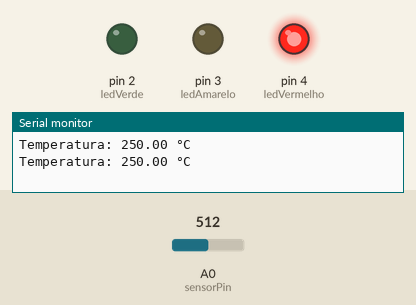
A sketch run on a simulated Arduino Uno, built with avr-gcc and run on an emulated ATmega328P. On the bench: output pins drawn as LEDs (lit = HIGH), the last lines printed to the serial monitor. Inputs (shaded band) come from the test bench; at power-on: A0 (sensorPin) = 512.

Above: at 1.8 s.
1.9 s: A0 (sensorPin) set to 66
3.4 s: A0 (sensorPin) set to 58
At 5.2 s:
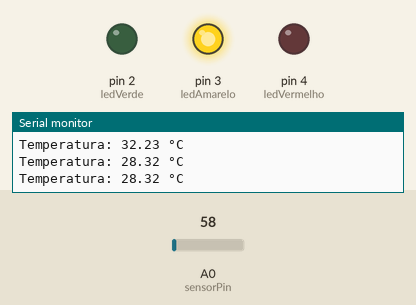
5.5 s: A0 (sensorPin) set to 20
At 7.0 s:
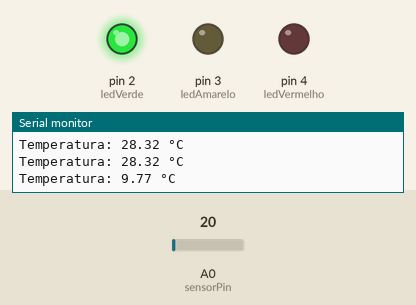
7.5 s: A0 (sensorPin) set to 122
At 8.6 s:
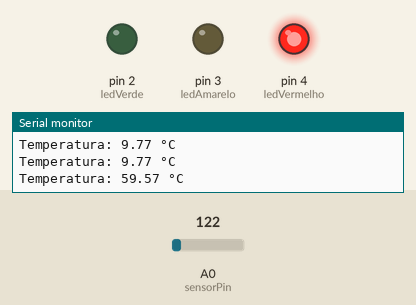
9.5 s: A0 (sensorPin) set to 16
At 11.4 s:
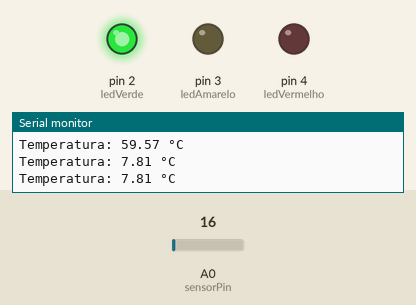
Timing chart, 0 to 12.5 s (numbered marks = the images above; inputs shaded):
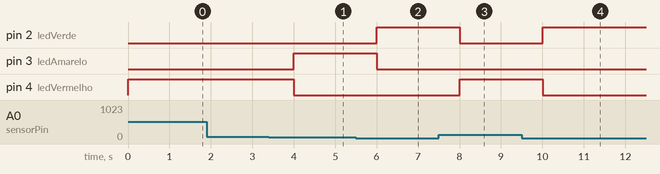

The sketch:

dth_copy_20250909150304.ino
```cpp
// Pinos
const int sensorPin = A0;
const int ledVerde = 2;
const int ledAmarelo = 3;
const int ledVermelho = 4;

void setup() {
  pinMode(ledVerde, OUTPUT);
  pinMode(ledAmarelo, OUTPUT);
  pinMode(ledVermelho, OUTPUT);
  Serial.begin(9600);
}

void loop() {
  int leitura = analogRead(sensorPin);
  float temperatura = (leitura * 5.0 * 100.0) / 1024.0; // Conversão para °C

  Serial.print("Temperatura: ");
  Serial.print(temperatura);
  Serial.println(" °C");

  // Controle dos LEDs
  if (temperatura < 26.0) {
    digitalWrite(ledVerde, HIGH);
    digitalWrite(ledAmarelo, LOW);
    digitalWrite(ledVermelho, LOW);
  } else if (temperatura >= 26.0 && temperatura <= 30.0) {
    digitalWrite(ledVerde, LOW);
    digitalWrite(ledAmarelo, HIGH);
    digitalWrite(ledVermelho, LOW);
  } else {
    digitalWrite(ledVerde, LOW);
    digitalWrite(ledAmarelo, LOW);
    digitalWrite(ledVermelho, HIGH);
  }

  delay(1000); // Atualiza a cada 1 segundo
}
```

Measured:
- the behaviour switches between 62 and 61 on A0 (sensorPin) (found by bisection; images 0 and 1)
- after the input at 3.4 s, pin 3 (ledAmarelo): LOW → HIGH after 0.60 s; pin 4 (ledVermelho): HIGH → LOW after 0.60 s
- after the input at 5.5 s, pin 2 (ledVerde): LOW → HIGH after 0.51 s; pin 3 (ledAmarelo): HIGH → LOW after 0.51 s
- after the input at 7.5 s, pin 2 (ledVerde): HIGH → LOW after 0.51 s; pin 4 (ledVermelho): LOW → HIGH after 0.51 s
- after the input at 9.5 s, pin 2 (ledVerde): LOW → HIGH after 0.51 s; pin 4 (ledVermelho): HIGH → LOW after 0.51 s
